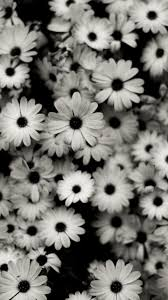
%> input picture Image-Segmentation-Using-Genetic-Algorithm-master/images/fl.jpg, 168 x 300 px
$ octave seg.m   (GNU Octave 9; MATLAB toolbox functions it lacks are replaced by stand-ins)
%> lines starting %> are read from the running program, lines starting %| are printed output that depends on the picture; in (x1, y1, x2, y2) boxes, pixels count from 0 and x2, y2 are one past the last pixel; in counts of white or black regions, pixels touching at a corner belong together; the program's own positions count from 1
% This is a program for extracting objects from an image. Written for vehicle number plate segmentation and extraction
% Authors : Jeny Rajan, Chandrashekar P S
% U can use attached test image for testing
% input - give the image file name as input. eg :- car3.jpg
clc;
clear all;
im1 = imread("images/fl.jpg");
%> im1 is the input picture: size 300x168x3 uint8; mean R, G, B 117.5, 116.9, 111.7
s=length(size(im1));
%> s = 3
if( s == 3)
im1 = rgb2gray(im1);
%> im1: size 300x168 uint8
end
% k=input('images/fl.jpg','s'); % input image; color image

% im1=medfilt2(im1,[3 3]); %Median filtering the image to remove noise%
BW = edge(im1,'sobel'); %finding edges
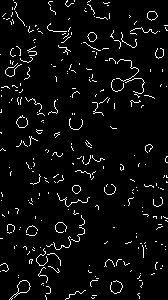
%> BW: size 300x168 logical; 4.5% white in thin lines or dots
[imx,imy]=size(BW);
%> imx = 300; imy = 168
msk=[0 0 0 0 0;
     0 1 1 1 0;
     0 1 1 1 0;
     0 1 1 1 0;
     0 0 0 0 0;];
B=conv2(double(BW),double(msk)); %Smoothing  image to reduce the number of connected components
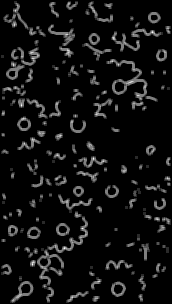
%> B: size 304x172 double; min 0, max 6, mean 0.391; drawn with min black and max white
L = bwlabel(B,8);% Calculating connected components
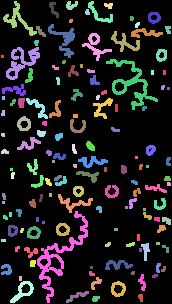
%> L: size 304x172 double; 139 distinct labels, from 0 to 138; one colour per label, 0 black
mx=max(max(L))
%> mx = 138
% There will be mx connected components.Here U can give a value between 1 and mx for L or in a loop you can extract all connected components
% If you are using the attached car image, by giving 17,18,19,22,27,28 to L you can extract the number plate completely.
[r,c] = find(L==28);
%> r = 68 values from 69 to 83; c = 68 values from 26 to 33
rc = [r c];
%> rc = 68 rows, first 12: [81 26; 82 26; 83 26; 80 27; 81 27; 82 27; 83 27; 80 28; 81 28; 82 28; 83 28; 74 29]
[sx sy]=size(rc);
%> sx = 68; sy = 2
n1=zeros(imx,imy);
for i=1:sx
    x1=rc(i,1);
    y1=rc(i,2);
    n1(x1,y1)=255;
end % Storing the extracted image in an array
%> this loop made 68 passes
%> (x1, y1) on passes 1 to 12: (81, 26), (82, 26), (83, 26), (80, 27), (81, 27), (82, 27), (83, 27), (80, 28), (81, 28), (82, 28), (83, 28), (74, 29)
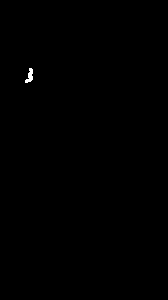
%> n1: size 300x168 double; 0.13% white; 1 white region, box (x1, y1, x2, y2) and area: (25, 68, 33, 83) 68
figure,imshow(im1);
% figure,imshow(im1);
% figure,imshow(B);
figure,imshow(n1,[]);

$ run again, with Image-Segmentation-Using-Genetic-Algorithm-master/images/Copy_of_fl1.jpg copied over Image-Segmentation-Using-Genetic-Algorithm-master/images/fl.jpg
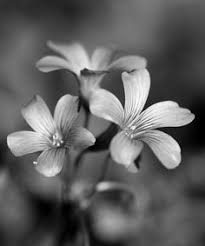
%> input picture Image-Segmentation-Using-Genetic-Algorithm-master/images/Copy_of_fl1.jpg, 205 x 246 px
%> im1 is the input picture: size 246x205x3 uint8; min 0, max 255, mean 96.2
%> im1: size 246x205 uint8
%> `BW = edge(im1,'sobel');`:
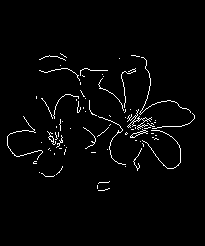
%> BW: size 246x205 logical; 2.4% white in thin lines or dots, all inside (x1, y1, x2, y2) = (7, 53, 195, 191)
%> `L = bwlabel(B,8);`:
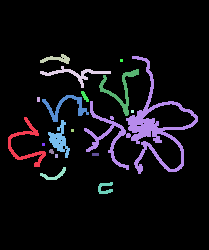
%> L: size 250x209 double; 19 distinct labels, from 0 to 18; one colour per label, 0 black
%> mx = 18
%> r = []
%> sx = 0; sy = 2

$ run again, with Image-Segmentation-Using-Genetic-Algorithm-master/images/download.jpg copied over Image-Segmentation-Using-Genetic-Algorithm-master/images/fl.jpg
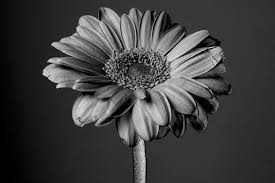
%> input picture Image-Segmentation-Using-Genetic-Algorithm-master/images/download.jpg, 275 x 183 px
%> im1 is the input picture: size 183x275x3 uint8; min 0, max 244, mean 62.7
%> im1: size 183x275 uint8
%> `BW = edge(im1,'sobel');`:
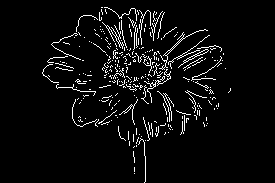
%> BW: size 183x275 logical; 4.9% white in thin lines or dots, all inside (x1, y1, x2, y2) = (42, 7, 231, 183)
%> `L = bwlabel(B,8);`:
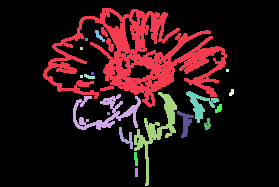
%> L: size 187x279 double; 20 distinct labels, from 0 to 19; one colour per label, 0 black
%> mx = 19
%> r = []
%> sx = 0; sy = 2

$ run again, with Image-Segmentation-Using-Genetic-Algorithm-master/images/eye.jpg copied over Image-Segmentation-Using-Genetic-Algorithm-master/images/fl.jpg
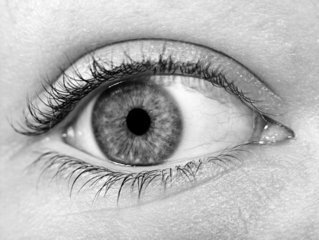
%> input picture Image-Segmentation-Using-Genetic-Algorithm-master/images/eye.jpg, 319 x 240 px
%> im1 is the input picture: size 240x319 uint8; min 0, max 255, mean 180.8
%> `BW = edge(im1,'sobel');`:
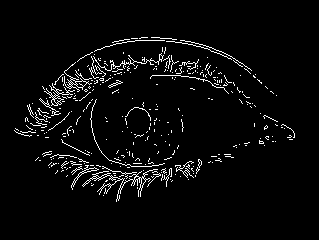
%> BW: size 240x319 logical; 4% white in thin lines or dots, all inside (x1, y1, x2, y2) = (14, 37, 295, 202)
%> `L = bwlabel(B,8);`:
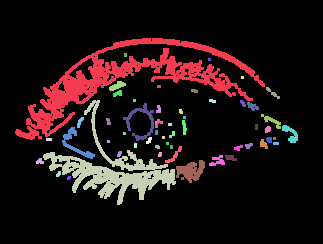
%> L: size 244x323 double; 55 distinct labels, from 0 to 54; one colour per label, 0 black
%> mx = 54
%> r = [143; 144; 145; 143; 144; 145; 143; 144; 145]; c = [167; 167; 167; 168; 168; 168; 169; 169; 169]
%> rc = [143 167; 144 167; 145 167; 143 168; 144 168; 145 168; 143 169; 144 169; 145 169]
%> sx = 9; sy = 2
%> the loop `for i=1:sx` made 9 passes
%> (x1, y1) on passes 1 to 8: (143, 167), (144, 167), (145, 167), (143, 168), (144, 168), (145, 168), (143, 169), (144, 169)
